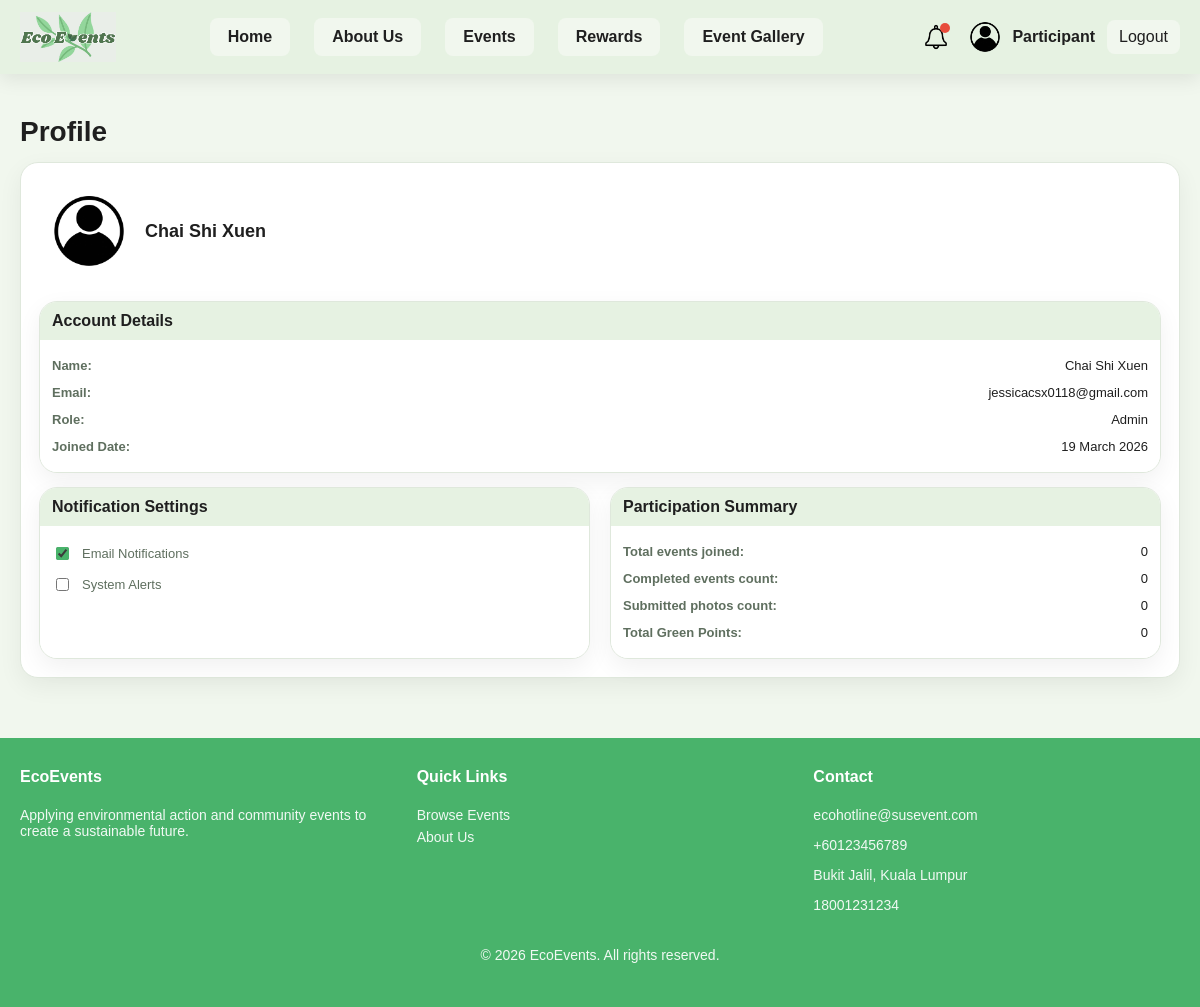
The page /Sustainableapp/profile.php (signed in) on the database its author committed.
### tables this page shows
CREATE TABLE `user` (
  `user_id` int(11) NOT NULL,
  `user_fullname` varchar(255) NOT NULL,
  `user_email` varchar(255) NOT NULL,
  `user_username` varchar(255) NOT NULL,
  `user_phoneNumber` varchar(50) NOT NULL,
  `user_password` varchar(255) NOT NULL,
  `user_profilePicture` varchar(255) DEFAULT NULL,
  `user_role` varchar(20) NOT NULL,
  `user_point` int(11) NOT NULL,
  `user_organization` varchar(255) DEFAULT NULL,
  `user_reason` varchar(255) DEFAULT NULL,
  `user_document` varchar(255) DEFAULT NULL,
  `user_status` varchar(255) NOT NULL,
  `user_registerDate` datetime NOT NULL DEFAULT current_timestamp()
);

### Sustainableapp/profile.php (the view, shortened to what this page needs)
<?php
include("config.php");
$user_id = (int) $_SESSION['user_id'];
$userStmt = $conn->prepare("
    SELECT user_fullname, user_email, user_role, user_registerDate, user_point
    FROM `user`
    WHERE user_id = ?
    LIMIT 1
");
$userStmt->bind_param("i", $user_id);
$userStmt->execute();
$userResult = $userStmt->get_result();
$user = $userResult->fetch_assoc();
$totalPoints = (int) ($user['user_point'] ?? 0);
$joinedStmt = $conn->prepare("
    SELECT COUNT(*) AS total_joined
    FROM event_participants
    WHERE user_id = ? AND participation_status = 'joined'
");
$joinedStmt->bind_param("i", $user_id);
$joinedStmt->execute();
$joinedResult = $joinedStmt->get_result();
$joinedRow = $joinedResult->fetch_assoc();
$totalJoined = (int) ($joinedRow['total_joined'] ?? 0);
$completedStmt = $conn->prepare("
    SELECT COUNT(*) AS total_completed
    FROM event_participants
    WHERE user_id = ? AND participation_status = 'completed'
");
$completedStmt->bind_param("i", $user_id);
$completedStmt->execute();
$completedResult = $completedStmt->get_result();
$completedRow = $completedResult->fetch_assoc();
$totalCompleted = (int) ($completedRow['total_completed'] ?? 0);
$totalPhotos = 0;
$displayName = htmlspecialchars($user['user_fullname']);
$displayEmail = htmlspecialchars($user['user_email']);
$displayRole = htmlspecialchars(ucfirst($user['user_role']));
$displayCreatedAt = date("d F Y", strtotime($user['user_registerDate']));
?>
<!DOCTYPE html>
<html lang="en">
<head>
  <link rel="stylesheet" href="css/style.css" />
</head>
<body>
<?php include("header.php"); ?>
<main class="container profile-page">
  <h1 class="profile-title">Profile</h1>
  <section class="profile-card">
    <div class="profile-top">
      <div class="profile-avatar">
        <img src="images/profileicon.png" alt="Profile">
      </div>
      <div class="profile-name"><?= $displayName ?></div>
    </div>
    <div class="profile-block">
      <div class="profile-block-title">Account Details</div>
      <div class="profile-block-body">
        <div class="profile-row"><span>Name:</span><span><?= $displayName ?></span></div>
        <div class="profile-row"><span>Email:</span><span><?= $displayEmail ?></span></div>
        <div class="profile-row"><span>Role:</span><span><?= $displayRole ?></span></div>
        <div class="profile-row"><span>Joined Date:</span><span><?= $displayCreatedAt ?></span></div>
      </div>
    </div>
    <div class="profile-grid">
      <div class="profile-block">
        <div class="profile-block-title">Notification Settings</div>
        <div class="profile-block-body">
          <label class="profile-check">
            <input type="checkbox" checked />
            <span>Email Notifications</span>
          </label>
          <label class="profile-check">
            <input type="checkbox" />
            <span>System Alerts</span>
          </label>
        </div>
      </div>
      <div class="profile-block">
        <div class="profile-block-title">Participation Summary</div>
        <div class="profile-block-body">
          <div class="profile-row"><span>Total events joined:</span><span id="profileJoined"><?= $totalJoined ?></span></div>
          <div class="profile-row"><span>Completed events count:</span><span id="profileCompleted"><?= $totalCompleted ?></span></div>
          <div class="profile-row"><span>Submitted photos count:</span><span id="profilePhotos"><?= $totalPhotos ?></span></div>
          <div class="profile-row"><span>Total Green Points:</span><span id="profileTotalPoints"><?= $totalPoints ?></span></div>
        </div>
      </div>
    </div>
  </section>
</main>
<?php include("footer.php"); ?>
</body>
</html>

### Sustainableapp/css/style.css (style rules this page uses)
:root { --primary: #49b36b; --secondary: #dcebd9; --background: #f1f7ee; --light: #e6f2e2; --accent: #d7e6d2; --dark: #1f1f1f; --text-dark: #1f1f1f; --text-muted: #5f6f5f; --white: #ffffff; --bg-main: #f1f7ee; --bg-card: #ffffff; --bg-soft: #e6f2e2; --border: #dfe8dc; --text-main: #1f1f1f; --text-soft: #5f6f5f; --text-white: #ffffff; --primary-light: #dcebd9; --primary-dark: #2f7d32; --shadow: 0 8px 24px rgba(0, 0, 0, 0.06); --success-bg: #dff5e7; --success-text: #1e7d4f; --warning-bg: #fff4d6; --warning-text: #8a6a16; --error-bg: #fde8e8; --error-text: #b42318; --nav-h: 76px; }
* { box-sizing: border-box; font-family: Arial, sans-serif; }
body { margin: 0; background: var(--background); color: var(--text-dark); padding-top: var(--nav-h); }
img { max-width: 100%; display: block; }
.container { width: 100%; max-width: 1200px; margin: 0 auto; padding: 0 20px; }
.profile-page { padding-bottom: 40px; }
.profile-title { font-size: 28px; margin: 18px 0 14px; }
.profile-card { background: #d9d9d9; border-radius: 10px; padding: 18px; }
.profile-top { display: flex; align-items: center; gap: 16px; padding: 10px 10px 16px; }
.profile-avatar { width: 80px; height: 80px; border-radius: 50%; overflow: hidden; background: none; }
.profile-name { font-size: 18px; font-weight: 900; }
.profile-block { background: #bdbdbd; border-radius: 10px; overflow: hidden; margin-top: 14px; display: flex; flex-direction: column; }
.profile-block-title { background: #cfcfcf; font-weight: 900; padding: 10px 12px; }
.profile-block-body { padding: 12px; background: #bdbdbd; flex: 1; }
.profile-row { display: flex; justify-content: space-between; gap: 16px; padding: 6px 0; font-size: 13px; }
.profile-row span:first-child { font-weight: 900; }
.profile-grid { display: grid; grid-template-columns: 1fr 1fr; gap: 20px; align-items: stretch; }
.profile-check { display: flex; gap: 10px; align-items: center; padding: 6px 0; font-size: 13px; }
* { max-width: 100%; }
body { overflow-x: hidden; }
.event-card, .my-card, .gallery-card, .profile-block, .redeem-card, .table-wrap, .card { background: var(--white); border: 1px solid #dfe8dc; box-shadow: 0 4px 10px rgba(0,0,0,0.05); }
body { background: var(--bg-main); color: var(--text-main); }
.my-events-page, .rewards-page, .profile-page { padding-top: 24px; padding-bottom: 40px; }
.page-title, .rewards-title, .profile-title, .section-title, .profile-block-title { color: var(--text-main); }
.profile-card, .profile-block, .rewards-summary, .table-wrap, .my-card, .redeem-card, .notification-item, .card { background: var(--bg-card); border: 1px solid var(--border); border-radius: 18px; box-shadow: var(--shadow); }
.profile-block-title, .rewards-table thead th, .summary-label-box, .my-tab.active, .my-badge { background: var(--bg-soft); color: var(--text-main); }
.profile-row span:first-child, .summary-label, .redeem-note, .notification-time, .my-meta li, .profile-check span, .my-desc { color: var(--text-soft); }
.profile-card { background: var(--bg-card); }
.profile-avatar { background: transparent; border-radius: 50%; }
.profile-name { color: var(--text-main); font-weight: 700; }
.profile-block { background: var(--bg-card); }
.profile-block-body { background: var(--bg-card); }
.profile-check input { accent-color: var(--primary); }

### rows shown on the page
user: user_fullname "Chai Shi Xuen", user_email "jessicacsx0118@gmail.com", user_role "Admin", user_registerDate "19 March 2026", user_point "0"

### other values the page prints
$totalJoined "0"
$totalCompleted "0"
$totalPhotos "0"
